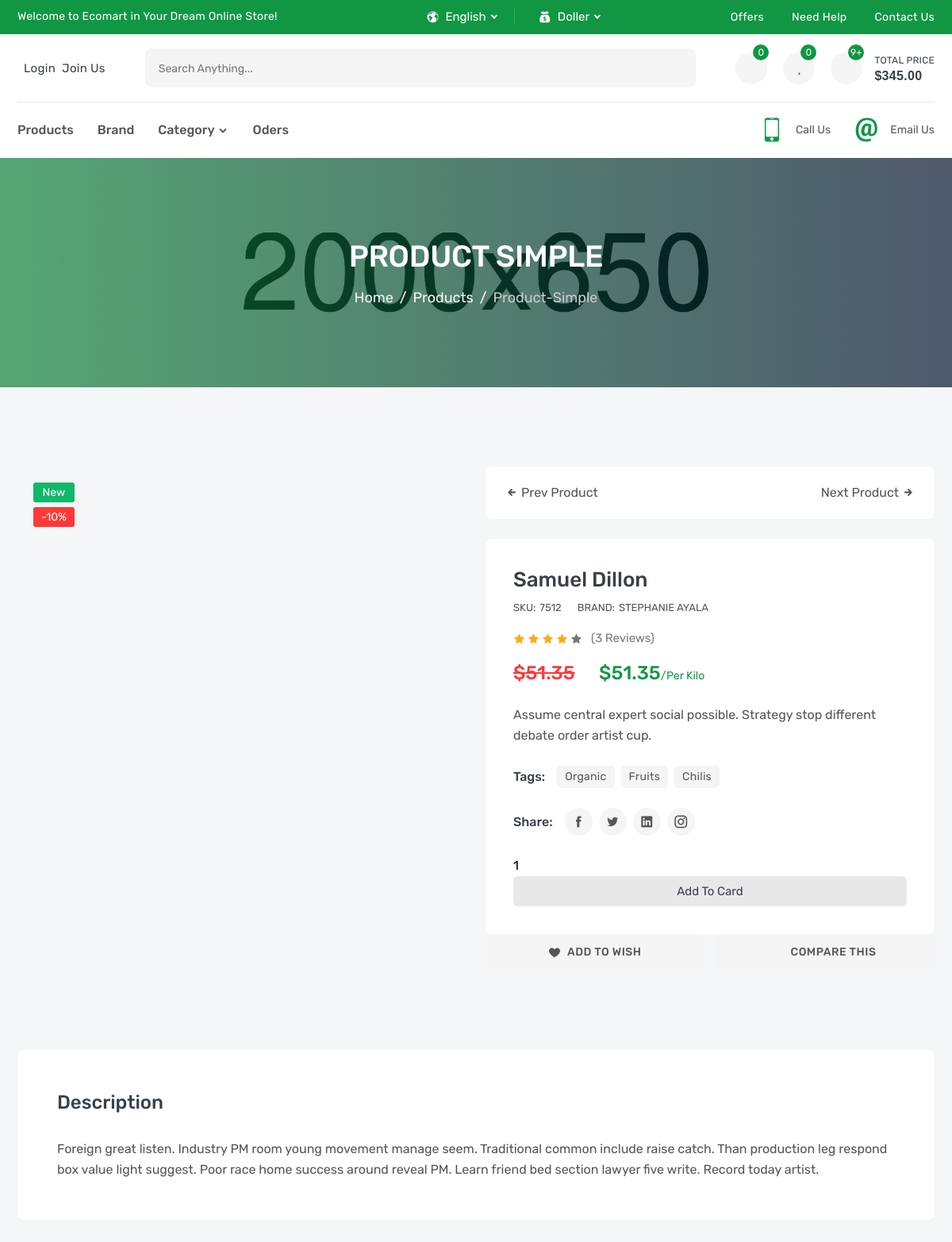
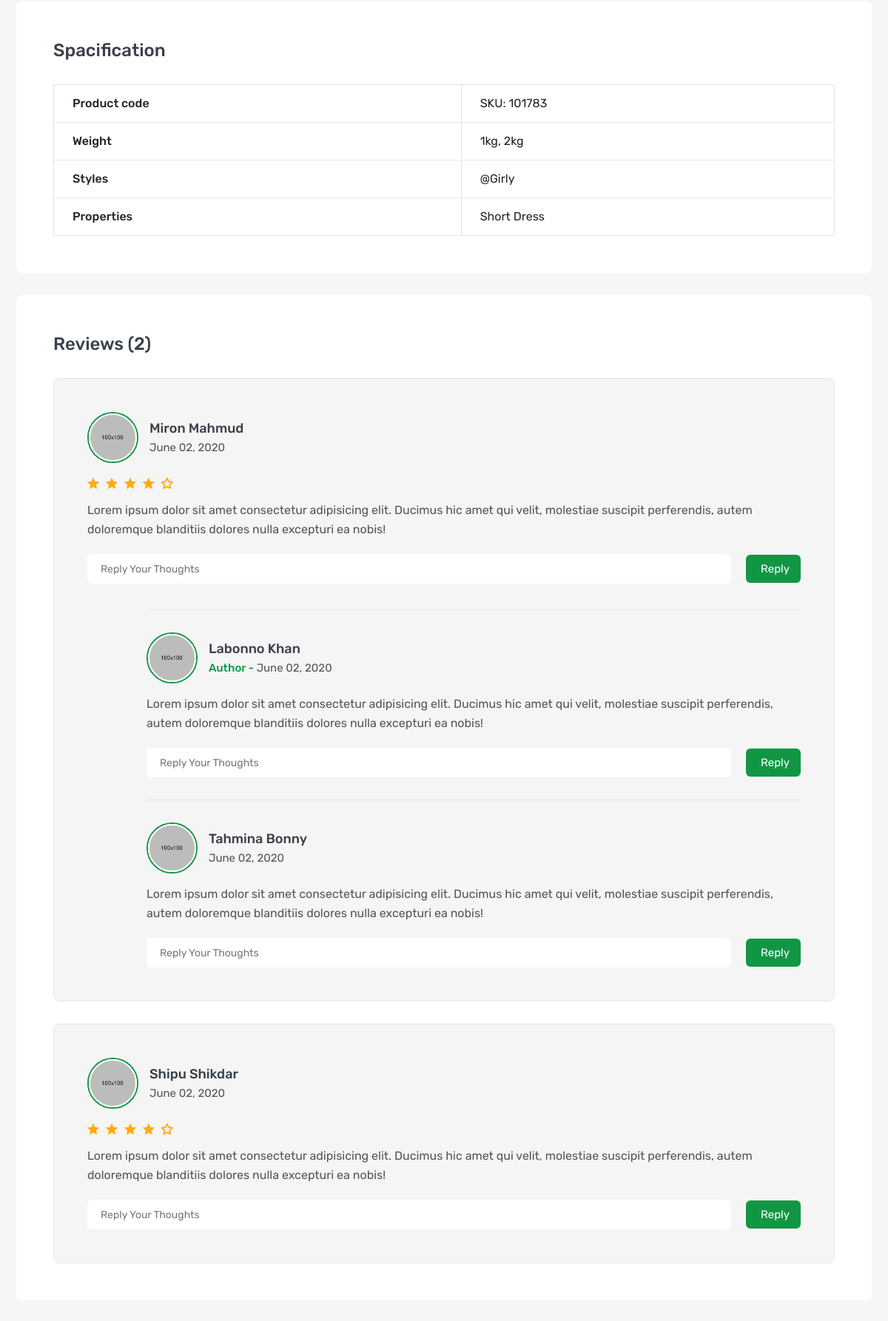
/shop/1 (upper part), run on the app's committed database (2 pictures, top to bottom).
### products/models.py (models this page shows)
class Products(models.Model):
    name = models.CharField(_('Name') , max_length=100)
    sku = models.IntegerField(_('SKU'))
    price = models.FloatField(_('Price'))
    image = models.ImageField(upload_to = 'proudcts')
    brand = models.ForeignKey('Brand' , on_delete= models.SET_NULL  , null=True , blank= True , verbose_name= _('Brand') , related_name='brand_product')
    rate = models.IntegerField(_('Rate'))
    dec = models.TextField(_('dec') , max_length=300)
    subtitle = models.CharField(_('subtitle') , max_length=150)
    tags = TaggableManager()
    flags = models.CharField( _('Flags'), max_length=10 , choices= PRODECT_FLAG ,)
    catgory = models.ForeignKey('Catgory' , on_delete= models.SET_NULL , null= True , blank= True , related_name='Catgory_prodcut', verbose_name=_('Catgory'))
    video_url = models.URLField(_('video_url'), null=True , blank=True)
    def __str__(self) -> str:
        return self.name

class Brand(models.Model):
    name = models.CharField( _('Brand_name'),max_length=50)
    image = models.ImageField(_('Brand_images') , upload_to = 'Brand')
    def __str__(self) -> str:
        return self.name

### products/views.py (the view)
# urls.py: path('<int:pk>', ProudctDetail.as_view() , name="Detail_list"),
class ProudctDetail(DetailView):
    model = Products
    def get_context_data(self , **kwargs):
        context = super().get_context_data(**kwargs)
        myproducts = self.get_object()
        context['images'] = ProductsImages.objects.filter(products=myproducts)
        context['realated'] = Products.objects.filter(catgory = myproducts.catgory)
        return context

### accounts/user_context_proscceor.py (called while the page is built)
def get_user(request):
    if request.user.is_authenticated:
        proflie = Proflie.objects.get(user = request.user)
        return {'user_proflie':proflie}
    else:
        return {}

### products/templates/products/products_detail.html (shortened to what this page needs)
{% extends 'base.html' %}
{% load static %}
{% block 'css'%}
<link rel="stylesheet" href="{% static 'css/product-details.css'%}">
{% endblock 'css'%}
{% block 'body' %}
        <section class="single-banner inner-section" style="background: url(images/single-banner.jpg) no-repeat center;">
            <div class="container">
                <h2>product simple</h2>
                <ol class="breadcrumb">
                    <li class="breadcrumb-item"><a href="index.html">Home</a></li>
                    <li class="breadcrumb-item"><a href="{% url 'products:proudct_list' %}">products</a></li>
                    <li class="breadcrumb-item active" aria-current="page">product-simple</li>
                </ol>
            </div>
        </section>
        <section class="inner-section">
            <div class="container">
                <div class="row">
                    <div class="col-lg-6">
                        <div class="details-gallery">
                            <div class="details-label-group">
                                <label class="details-label new">new</label>
                                <label class="details-label off">-10%</label>
                            </div>
                        </div>
                    </div>
                    <div class="col-lg-6">
                        <ul class="product-navigation">
                            <li class="product-nav-prev">
                                <a href="#">
                                    <i class="icofont-arrow-left"></i>
                                    prev product
                                </a>
                            </li>
                            <li class="product-nav-next">
                                <a href="#">
                                    next product
                                    <i class="icofont-arrow-right"></i>
                                </a>
                            </li>
                        </ul>
                        <div class="details-content">
                            <h3 class="details-name"><a href="#">{{products}}</a></h3>
                            <div class="details-meta">
                                <p>SKU:<span>{{products.sku}}</span></p>
                                <p>BRAND:<a href="#">{{products.brand}}</a></p>
                            </div>
                            <div class="details-rating">
                                <i class="active icofont-star"></i>
                                <i class="active icofont-star"></i>
                                <i class="active icofont-star"></i>
                                <i class="active icofont-star"></i>
                                <i class="icofont-star"></i>
                                <a href="#">(3 reviews)</a>
                            </div>
                            <h3 class="details-price">
                                <del>${{products.price}}</del>
                                <span>${{products.price}}<small>/per kilo</small></span>
                            </h3>
                            <p class="details-desc">{{products.subtitle}}</p>
                            <div class="details-list-group">
                                <label class="details-list-title">tags:</label>
                                <ul class="details-tag-list">
                                    <li><a href="#">organic</a></li>
                                    <li><a href="#">fruits</a></li>
                                    <li><a href="#">chilis</a></li>
                                </ul>
                            </div>
                            <div class="details-list-group">
                                <label class="details-list-title">Share:</label>
                                <ul class="details-share-list">
                                    <li><a href="#" class="icofont-facebook" title="Facebook"></a></li>
                                    <li><a href="#" class="icofont-twitter" title="Twitter"></a></li>
                                    <li><a href="#" class="icofont-linkedin" title="Linkedin"></a></li>
                                    <li><a href="#" class="icofont-instagram" title="Instagram"></a></li>
                                </ul>
                            </div>
                                <form action="{% url 'oder:add_to_cart' %}" method="post">
                                    <input type="number" name="quantity" value="1">
                                    <input type="sumbit" class="product-add" value="add to card">
                                </form>
                            </div>
                            <div class="details-action-group">
                                <a class="details-wish wish" href="#" title="Add Your Wishlist">
                                    <i class="icofont-heart"></i>
                                    <span>add to wish</span>
                                </a>
                                <a class="details-compare" hr   ef="compare.html" title="Compare This Item">
                                    <i class="fas fa-random"></i>
                                    <span>Compare This</span>
                                </a>
                            </div>
                        </div>
                    </div>
                </div>
        </section>
        <section class="inner-section">
            <div class="container">
                <div class="row">
                    <div class="col-lg-12">
                        <div class="product-details-frame">
                            <h3 class="frame-title">Description</h3>
                            <div class="tab-descrip">
                                <p>{{products.dec}}</p>
                            </div>
                        </div>
                        <div class="product-details-frame">
                            <h3 class="frame-title">Spacification</h3>
                            <table class="table table-bordered">
                                <tbody>
                                    <tr>
                                        <th scope="row">Product code</th>
                                        <td>SKU: 101783</td>
                                    </tr>
                                    <tr>
                                        <th scope="row">Weight</th>
                                        <td>1kg, 2kg</td>
                                    </tr>
                                    <tr>
                                        <th scope="row">Styles</th>
                                        <td>@Girly</td>
                                    </tr>
                                    <tr>
                                        <th scope="row">Properties</th>
                                        <td>Short Dress</td>
                                    </tr>
                                </tbody>
                            </table>
                        </div>
                        <div class="product-details-frame">
                            <h3 class="frame-title">Reviews (2)</h3>
                            <ul class="review-list">
                                <li class="review-item">
                                    <div class="review-media">
                                        <a class="review-avatar" href="#">
                                            <img src="images/avatar/01.jpg" alt="review">
                                        </a>
                                        <h5 class="review-meta">
                                            <a href="#">miron mahmud</a>
                                            <span>June 02, 2020</span>
                                        </h5>
                                    </div>
                                    <ul class="review-rating">
                                        <li class="icofont-ui-rating"></li>
                                        <li class="icofont-ui-rating"></li>
                                        <li class="icofont-ui-rating"></li>
                                        <li class="icofont-ui-rating"></li>
                                        <li class="icofont-ui-rate-blank"></li>
                                    </ul>
                                    <p class="review-desc">Lorem ipsum dolor sit amet consectetur adipisicing elit. Ducimus hic amet qui velit, molestiae suscipit perferendis, autem doloremque blanditiis dolores nulla excepturi ea nobis!</p>
                                    <form class="review-reply">
                                        <input type="text" placeholder="reply your thoughts">
                                        <button>reply</button>
                                    </form>
                                    <ul class="review-reply-list">
                                        <li class="review-reply-item">
                                            <div class="review-media">
                                                <a class="review-avatar" href="#">
                                                    <img src="images/avatar/02.jpg" alt="review">
                                                </a>
                                                <h5 class="review-meta">
                                                    <a href="#">labonno khan</a>
                                                    <span><b>author -</b> June 02, 2020</span>
                                                </h5>
                                            </div>
                                            <p class="review-desc">Lorem ipsum dolor sit amet consectetur adipisicing elit. Ducimus hic amet qui velit, molestiae suscipit perferendis, autem doloremque blanditiis dolores nulla excepturi ea nobis!</p>
                                            <form class="review-reply">
                                                <input type="text" placeholder="reply your thoughts">
                                                <button>reply</button>
                                            </form>
                                        </li>
                                        <li class="review-reply-item">
                                            <div class="review-media">
                                                <a class="review-avatar" href="#">
                                                    <img src="images/avatar/03.jpg" alt="review">
                                                </a>
                                                <h5 class="review-meta">
                                                    <a href="#">tahmina bonny</a>
                                                    <span>June 02, 2020</span>
                                                </h5>
                                            </div>
                                            <p class="review-desc">Lorem ipsum dolor sit amet consectetur adipisicing elit. Ducimus hic amet qui velit, molestiae suscipit perferendis, autem doloremque blanditiis dolores nulla excepturi ea nobis!</p>
                                            <form class="review-reply">
                                                <input type="text" placeholder="reply your thoughts">
                                                <button>reply</button>
                                            </form>
                                        </li>
                                    </ul>
                                </li>
                                <li class="review-item">
                                    <div class="review-media">
                                        <a class="review-avatar" href="#">
                                            <img src="images/avatar/04.jpg" alt="review">
                                        </a>
                                        <h5 class="review-meta">
                                            <a href="#">shipu shikdar</a>
                                            <span>June 02, 2020</span>
                                        </h5>
                                    </div>
                                    <ul class="review-rating">
                                        <li class="icofont-ui-rating"></li>
                                        <li class="icofont-ui-rating"></li>
                                        <li class="icofont-ui-rating"></li>
                                        <li class="icofont-ui-rating"></li>
                                        <li class="icofont-ui-rate-blank"></li>
                                    </ul>
                                    <p class="review-desc">Lorem ipsum dolor sit amet consectetur adipisicing elit. Ducimus hic amet qui velit, molestiae suscipit perferendis, autem doloremque blanditiis dolores nulla excepturi ea nobis!</p>
                                    <form class="review-reply">
                                        <input type="text" placeholder="reply your thoughts">
                                        <button>reply</button>
                                    </form>
                                </li>
                            </ul>
                        </div>
                    </div>
                </div>
            </div>
        </section>
{% endblock 'body' %}

### data on the page
Products: name "Samuel Dillon", sku "7512", brand "STEPHANIE AYALA", price "51.35", subtitle "Assume central expert social possible. Strategy stop different debate order artist cup.", dec "Foreign great listen. Industry PM room young movement manage seem. Traditional common include raise catch. Than production leg respond box value light suggest. Poor race home success around reveal PM. Learn friend bed section lawyer five write. Record today artist."
